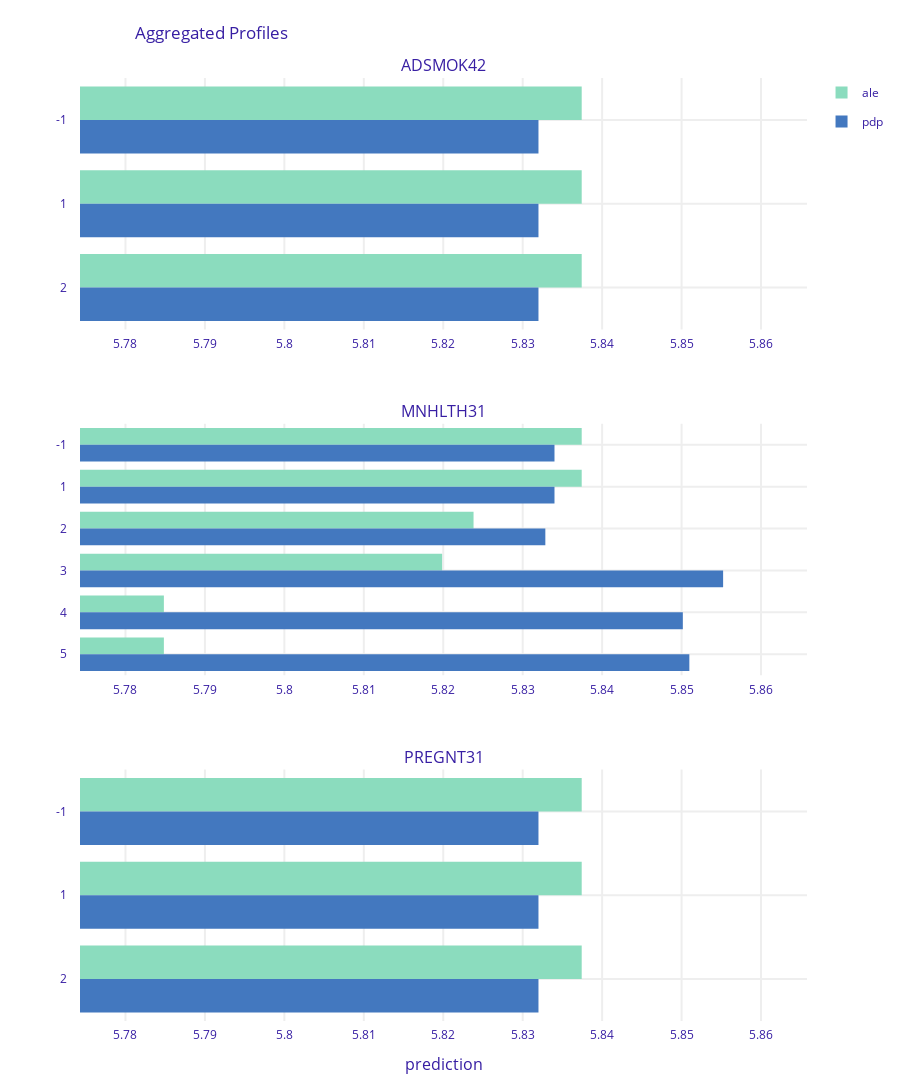

The notebook cell this image was saved under:
### Code cell
fig5 = ale_cat.plot(pdp_cat, size = 4, facet_ncol=1)
# fig5 = ale_cat.plot( size = 4, facet_ncol=1)
fig5.write_image("06_dataset_ADSMOK42_pdp_ale.png", scale = 2)

### Figure 1 — Plotly figure (JSON) as saved in the notebook; plotly's stock layout.template omitted (floating-point values rounded to 4 significant figures)
{"data": [{"base": 0, "hoverinfo": "text", "hoverlabel": {"bgcolor": "rgba(0,0,0,0.8)"}, "hovertext": ["ADSMOK42: -1<br>average prediction: 5.837429885617146<br>label: ale<br><br>mean observation prediction: <br>5.831987636738469", "ADSMOK42: 1<br>average prediction: 5.837429885617146<br>label: ale<br><br>mean observation prediction: <br>5.831987636738469", "ADSMOK42: 2<br>average prediction: 5.837429885617146<br>label: ale<br><br>mean observation prediction: <br>5.831987636738469"], "legendgroup": "ale", "marker": {"color": "#8bdcbe"}, "name": "ale", "orientation": "h", "showlegend": true, "type": "bar", "x": [5.837, 5.837, 5.837], "xaxis": "x", "y": ["-1", "1", "2"], "yaxis": "y"}, {"base": 0, "hoverinfo": "text", "hoverlabel": {"bgcolor": "rgba(0,0,0,0.8)"}, "hovertext": ["ADSMOK42: -1<br>average prediction: 5.8319876367384715<br>label: pdp<br><br>mean observation prediction: <br>5.8319876367384715", "ADSMOK42: 1<br>average prediction: 5.8319876367384715<br>label: pdp<br><br>mean observation prediction: <br>5.8319876367384715", "ADSMOK42: 2<br>average prediction: 5.8319876367384715<br>label: pdp<br><br>mean observation prediction: <br>5.8319876367384715"], "legendgroup": "pdp", "marker": {"color": "#4378bf"}, "name": "pdp", "orientation": "h", "showlegend": true, "type": "bar", "x": [5.832, 5.832, 5.832], "xaxis": "x", "y": ["-1", "1", "2"], "yaxis": "y"}, {"base": 0, "hoverinfo": "text", "hoverlabel": {"bgcolor": "rgba(0,0,0,0.8)"}, "hovertext": ["MNHLTH31: -1<br>average prediction: 5.837429885617146<br>label: ale<br><br>mean observation prediction: <br>5.831987636738469", "MNHLTH31: 1<br>average prediction: 5.837429885617146<br>label: ale<br><br>mean observation prediction: <br>5.831987636738469", "MNHLTH31: 2<br>average prediction: 5.823815702676272<br>label: ale<br><br>mean observation prediction: <br>5.831987636738469", "MNHLTH31: 3<br>average prediction: 5.819860356666559<br>label: ale<br><br>mean observation prediction: <br>5.831987636738469", "MNHLTH31: 4<br>average prediction: 5.7848361015757135<br>label: ale<br><br>mean observation prediction: <br>5.831987636738469", "MNHLTH31: 5<br>average prediction: 5.7848361015757135<br>label: ale<br><br>mean observation prediction: <br>5.831987636738469"], "legendgroup": "ale", "marker": {"color": "#8bdcbe"}, "name": "ale", "orientation": "h", "showlegend": false, "type": "bar", "x": [5.837, 5.837, 5.824, 5.82, 5.785, 5.785], "xaxis": "x2", "y": ["-1", "1", "2", "3", "4", "5"], "yaxis": "y2"}, {"base": 0, "hoverinfo": "text", "hoverlabel": {"bgcolor": "rgba(0,0,0,0.8)"}, "hovertext": ["MNHLTH31: -1<br>average prediction: 5.834004466866919<br>label: pdp<br><br>mean observation prediction: <br>5.8319876367384715", "MNHLTH31: 1<br>average prediction: 5.834004466866919<br>label: pdp<br><br>mean observation prediction: <br>5.8319876367384715", "MNHLTH31: 2<br>average prediction: 5.832853152510165<br>label: pdp<br><br>mean observation prediction: <br>5.8319876367384715", "MNHLTH31: 3<br>average prediction: 5.855230825625963<br>label: pdp<br><br>mean observation prediction: <br>5.8319876367384715", "MNHLTH31: 4<br>average prediction: 5.8501590747173315<br>label: pdp<br><br>mean observation prediction: <br>5.8319876367384715", "MNHLTH31: 5<br>average prediction: 5.850980820387531<br>label: pdp<br><br>mean observation prediction: <br>5.8319876367384715"], "legendgroup": "pdp", "marker": {"color": "#4378bf"}, "name": "pdp", "orientation": "h", "showlegend": false, "type": "bar", "x": [5.834, 5.834, 5.833, 5.855, 5.85, 5.851], "xaxis": "x2", "y": ["-1", "1", "2", "3", "4", "5"], "yaxis": "y2"}, {"base": 0, "hoverinfo": "text", "hoverlabel": {"bgcolor": "rgba(0,0,0,0.8)"}, "hovertext": ["PREGNT31: -1<br>average prediction: 5.837429885617146<br>label: ale<br><br>mean observation prediction: <br>5.831987636738469", "PREGNT31: 1<br>average prediction: 5.837429885617146<br>label: ale<br><br>mean observation prediction: <br>5.831987636738469", "PREGNT31: 2<br>average prediction: 5.837429885617146<br>label: ale<br><br>mean observation prediction: <br>5.831987636738469"], "legendgroup": "ale", "marker": {"color": "#8bdcbe"}, "name": "ale", "orientation": "h", "showlegend": false, "type": "bar", "x": [5.837, 5.837, 5.837], "xaxis": "x3", "y": ["-1", "1", "2"], "yaxis": "y3"}, {"base": 0, "hoverinfo": "text", "hoverlabel": {"bgcolor": "rgba(0,0,0,0.8)"}, "hovertext": ["PREGNT31: -1<br>average prediction: 5.8319876367384715<br>label: pdp<br><br>mean observation prediction: <br>5.8319876367384715", "PREGNT31: 1<br>average prediction: 5.8319876367384715<br>label: pdp<br><br>mean observation prediction: <br>5.8319876367384715", "PREGNT31: 2<br>average prediction: 5.8319876367384715<br>label: pdp<br><br>mean observation prediction: <br>5.8319876367384715"], "legendgroup": "pdp", "marker": {"color": "#4378bf"}, "name": "pdp", "orientation": "h", "showlegend": false, "type": "bar", "x": [5.832, 5.832, 5.832], "xaxis": "x3", "y": ["-1", "1", "2"], "yaxis": "y3"}], "layout": {"annotations": [{"font": {"size": 16}, "showarrow": false, "text": "ADSMOK42", "x": 0.5, "xanchor": "center", "xref": "paper", "y": 1, "yanchor": "bottom", "yref": "paper"}, {"font": {"size": 16}, "showarrow": false, "text": "MNHLTH31", "x": 0.5, "xanchor": "center", "xref": "paper", "y": 0.6333, "yanchor": "bottom", "yref": "paper"}, {"font": {"size": 16}, "showarrow": false, "text": "PREGNT31", "x": 0.5, "xanchor": "center", "xref": "paper", "y": 0.2667, "yanchor": "bottom", "yref": "paper"}, {"font": {"size": 16}, "showarrow": false, "text": "prediction", "x": 0.5, "xanchor": "center", "xref": "paper", "y": 0, "yanchor": "top", "yref": "paper", "yshift": -30}], "font": {"color": "#371ea3"}, "height": 1169, "hovermode": "closest", "margin": {"b": 71, "r": 30, "t": 78}, "shapes": [{"line": {"color": "#371ea3", "dash": "dot", "width": 1.5}, "type": "line", "x0": 0, "x1": 0, "xref": "x", "y0": 0, "y1": 2, "yref": "y"}, {"line": {"color": "#371ea3", "dash": "dot", "width": 1.5}, "type": "line", "x0": 0, "x1": 0, "xref": "x", "y0": 0, "y1": 2, "yref": "y"}, {"line": {"color": "#371ea3", "dash": "dot", "width": 1.5}, "type": "line", "x0": 0, "x1": 0, "xref": "x2", "y0": 0, "y1": 5, "yref": "y2"}, {"line": {"color": "#371ea3", "dash": "dot", "width": 1.5}, "type": "line", "x0": 0, "x1": 0, "xref": "x2", "y0": 0, "y1": 5, "yref": "y2"}, {"line": {"color": "#371ea3", "dash": "dot", "width": 1.5}, "type": "line", "x0": 0, "x1": 0, "xref": "x3", "y0": 0, "y1": 2, "yref": "y3"}, {"line": {"color": "#371ea3", "dash": "dot", "width": 1.5}, "type": "line", "x0": 0, "x1": 0, "xref": "x3", "y0": 0, "y1": 2, "yref": "y3"}], "title": {"text": "Aggregated Profiles", "x": 0.15}, "xaxis": {"anchor": "y", "automargin": true, "domain": [0, 1], "fixedrange": true, "gridwidth": 2, "range": [5.774, 5.866], "tickcolor": "white", "ticklen": 3, "ticks": "outside", "type": "linear", "zeroline": false}, "xaxis2": {"anchor": "y2", "automargin": true, "domain": [0, 1], "fixedrange": true, "gridwidth": 2, "range": [5.774, 5.866], "tickcolor": "white", "ticklen": 3, "ticks": "outside", "type": "linear", "zeroline": false}, "xaxis3": {"anchor": "y3", "automargin": true, "domain": [0, 1], "fixedrange": true, "gridwidth": 2, "range": [5.774, 5.866], "tickcolor": "white", "ticklen": 3, "ticks": "outside", "type": "linear", "zeroline": false}, "yaxis": {"anchor": "x", "automargin": true, "autorange": "reversed", "domain": [0.7333, 1], "fixedrange": true, "gridwidth": 2, "tickcolor": "white", "ticklen": 10, "ticks": "outside", "type": "category"}, "yaxis2": {"anchor": "x2", "automargin": true, "autorange": "reversed", "domain": [0.3667, 0.6333], "fixedrange": true, "gridwidth": 2, "tickcolor": "white", "ticklen": 10, "ticks": "outside", "type": "category"}, "yaxis3": {"anchor": "x3", "automargin": true, "autorange": "reversed", "domain": [0, 0.2667], "fixedrange": true, "gridwidth": 2, "tickcolor": "white", "ticklen": 10, "ticks": "outside", "type": "category"}}}
